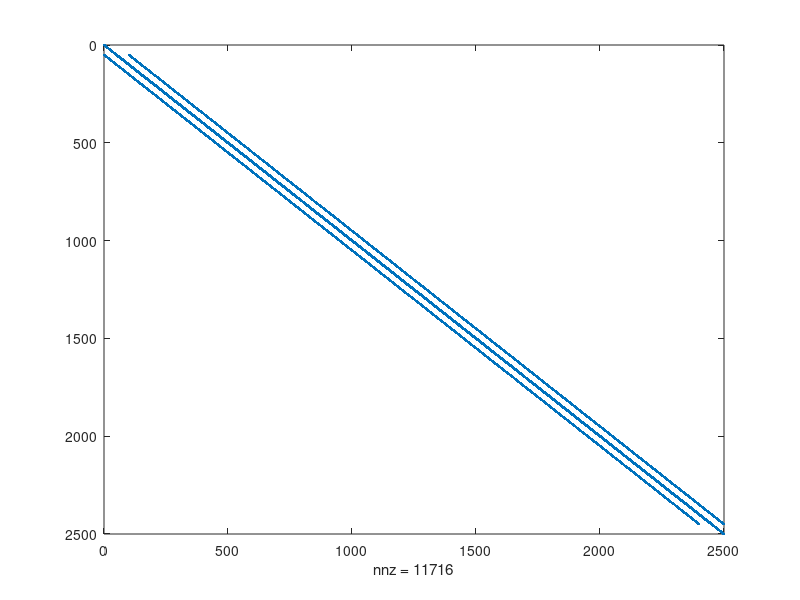
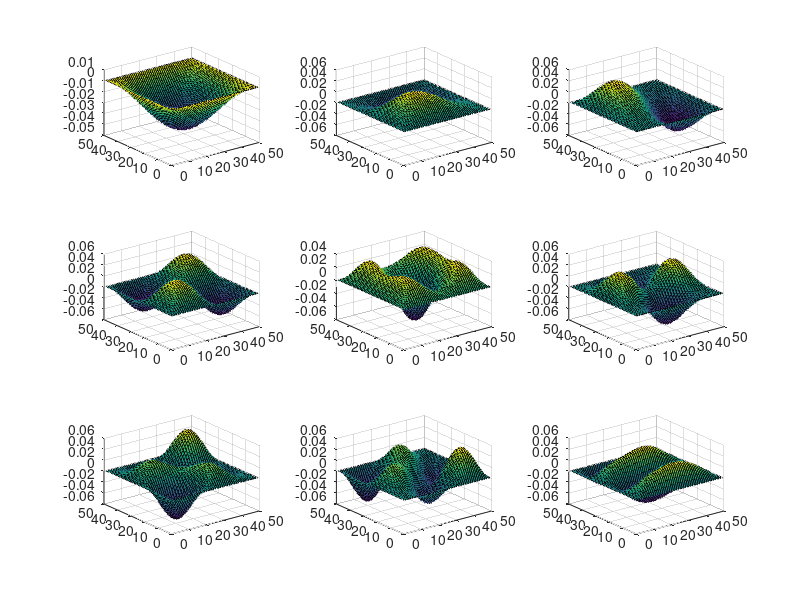

These charts were generated, in order, by the following MATLAB code:
nx = 50;
ny = 50;

%2.a)
G = sparse(nx*ny,nx*ny);
%x = linspace(0,50);
%dx = x(1)-x(0);
    
for i = 1:nx
    for j = 1:ny
        n = j + (i-1)*ny;
        
        if i == 1 || i == nx ||j == 1 || j == ny
            G(n, :) = 0;
            G(n, n) = 1;
        else
            G(n, n) = -4;
            G(n, n+1) = 1;
            G(n, n-1) = 1;
            G(n, n+ny) = 1;
            G(n, n-ny) = 1; 
        end
    end
end
figure(1) 
spy(G)
[E, D] = eigs(G, 9, 'SM');

newE = zeros(nx, ny, 9);
figure(2)

for m = 1:9
   newE(:, :, m) = reshape(E(:, m), nx, ny);
   subplot(3, 3, m)
   surf(newE(:, :, m))
end